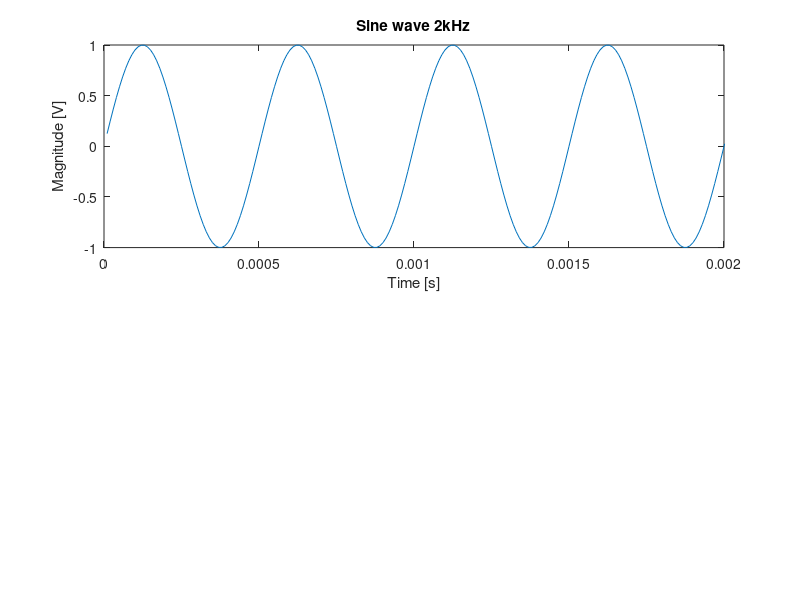

This chart was generated by the following MATLAB code: (Note: this script raises an error after producing the figure.)
fs = 100000; % sampling frequency
t = 0.00001:1/fs:0.05;
f = 2000; % frequency of signal
A = 1 ; %Amplitude for 0 dB = 1 Vrms
y = A*sin(2*pi*f*t);
subplot(2,1,1);
plot (t,y);
xlim([0,0.002]);
xlabel("Time [s]");
ylabel("Magnitude [V]");
title("Sine wave 2kHz");

%FFT and Single Sided Spectrum in dB
f_nyq = fs/2;
S = abs(2*fft(y)/length(y));
S = db(S);
S = S(1:length(y)/2+1);
f=linspace(0,fnyq,length(S));
subplot(2,1,2);
plot(f, S);
xlim([300,4300]);
ylim([-350,0]);
xlabel('Frequency[Hz]');
ylabel('Amplitude[dB]');
title("FFT of Sine wave 2kHz");
